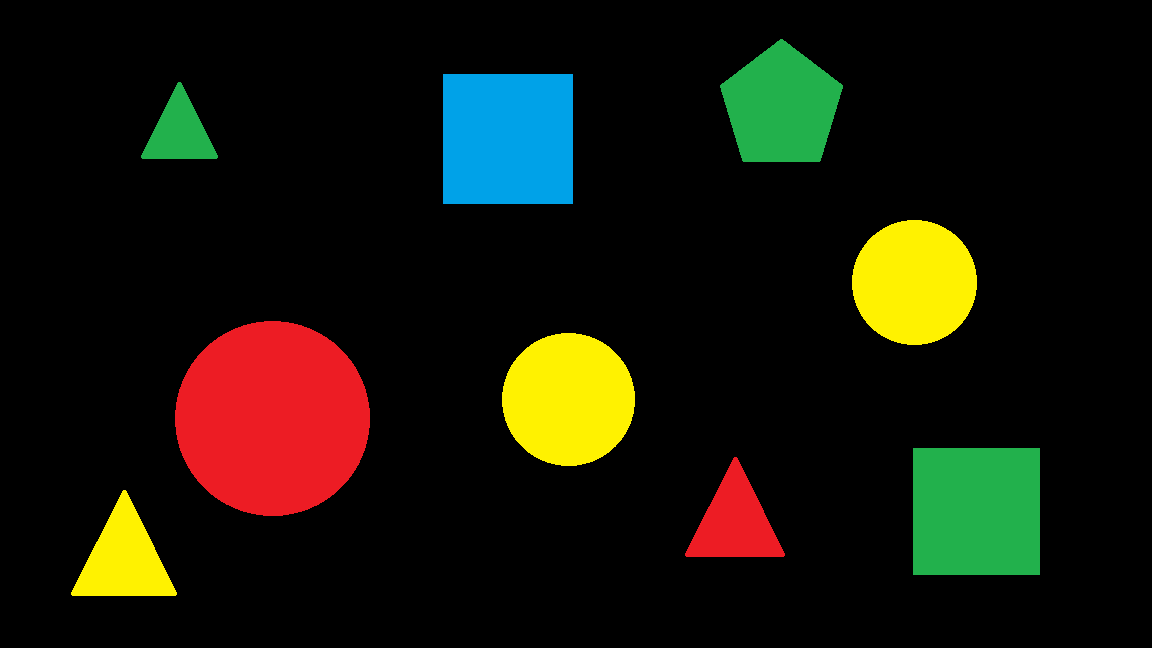
#> input picture Advanced Colours and Shapes 2.png, 1152 x 648 px, given in place of the camera
$ python 'Color Detection.py'
#> lines starting #> are read from the running program, lines starting #| are printed output that depends on the picture; after the words box and inside, x2 and y2 are one past the last pixel; in counts of white or black regions, pixels touching at a corner belong together
import cv2
import numpy as np

cap = cv2.VideoCapture(0)
cap.set(cv2.CAP_PROP_FRAME_WIDTH, 1280)
cap.set(cv2.CAP_PROP_FRAME_HEIGHT, 720)

global x,y

while True:
    _, frame = cap.read()
#> frame is the input picture: shape (648, 1152, 3); mean B, G, R 10, 22.5, 23.5
    hsv_frame = cv2.cvtColor(frame, cv2.COLOR_BGR2HSV)
#> hsv_frame: shape (648, 1152, 3); mean H, S, V 14.6, 35.6, 34.5
    height, width, _ = frame.shape
#> height = 648; width = 1152
    #cx = int(width / 2)
    #cy = int(height / 2)

    x=0
    y=0

    dim = (1080, 720)
    frame = cv2.resize(frame, dim)
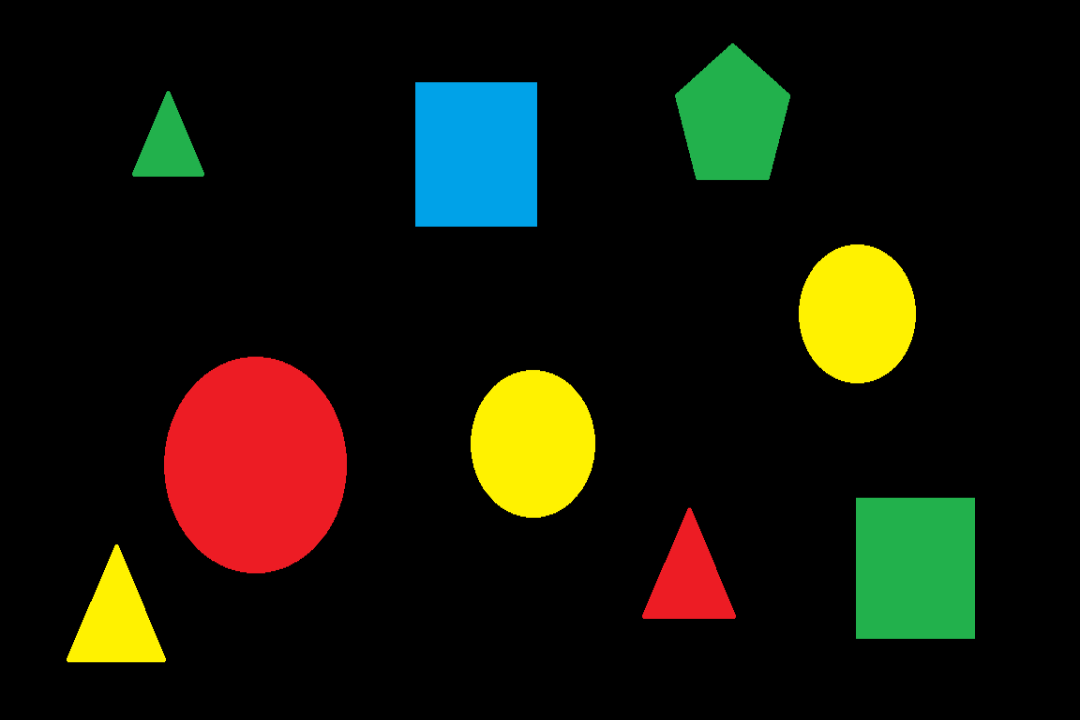
#> frame: shape (720, 1080, 3); mean B, G, R 10, 22.5, 23.5
    grey_frame = cv2.cvtColor(frame, cv2.COLOR_BGR2GRAY)
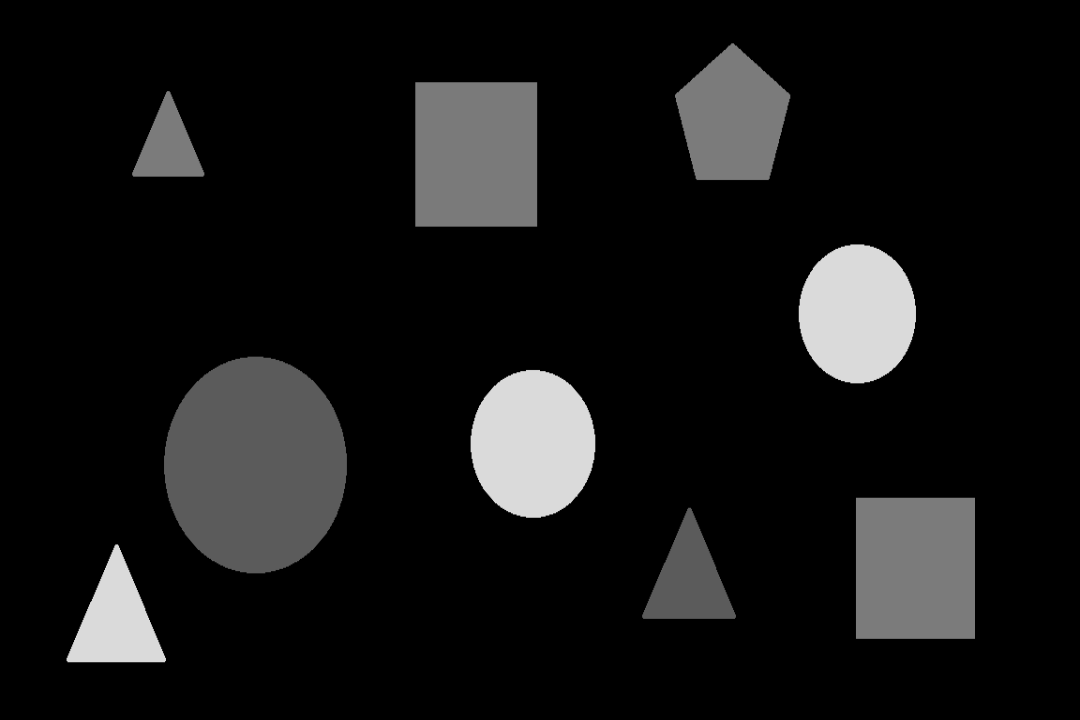
#> grey_frame: shape (720, 1080); min 0, max 218, mean 21.3

    ret, thresh = cv2.threshold(grey_frame, 150, 255, cv2.THRESH_BINARY_INV)
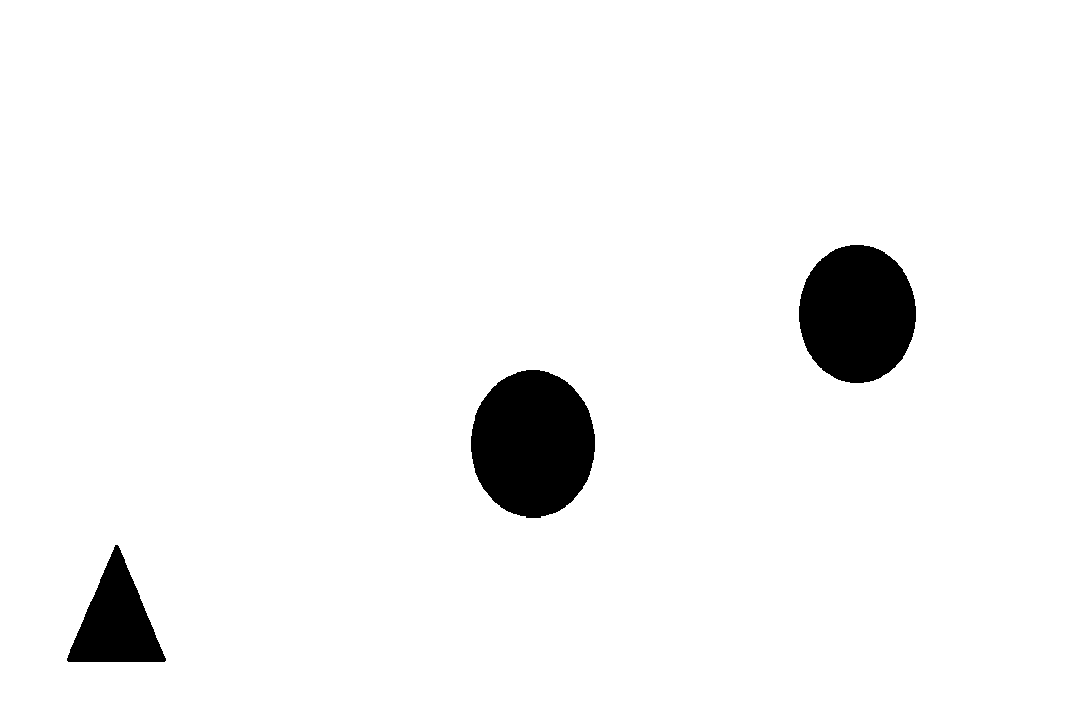
#> thresh: shape (720, 1080); 95.7% white; 3 black regions
    contours, hierarchy = cv2.findContours(
        image=thresh, mode=cv2.RETR_LIST, method=cv2.CHAIN_APPROX_SIMPLE
    )
#> contours = 4 contours; box (x1, y1, x2, y2) and area: (0, 0, 1080, 720) 775801, (470, 369, 596, 519) 14539, (798, 244, 917, 384) 12878, (66, 544, 167, 663) 6272

#> (the run stopped early here; a loop or call above may not have finished)
